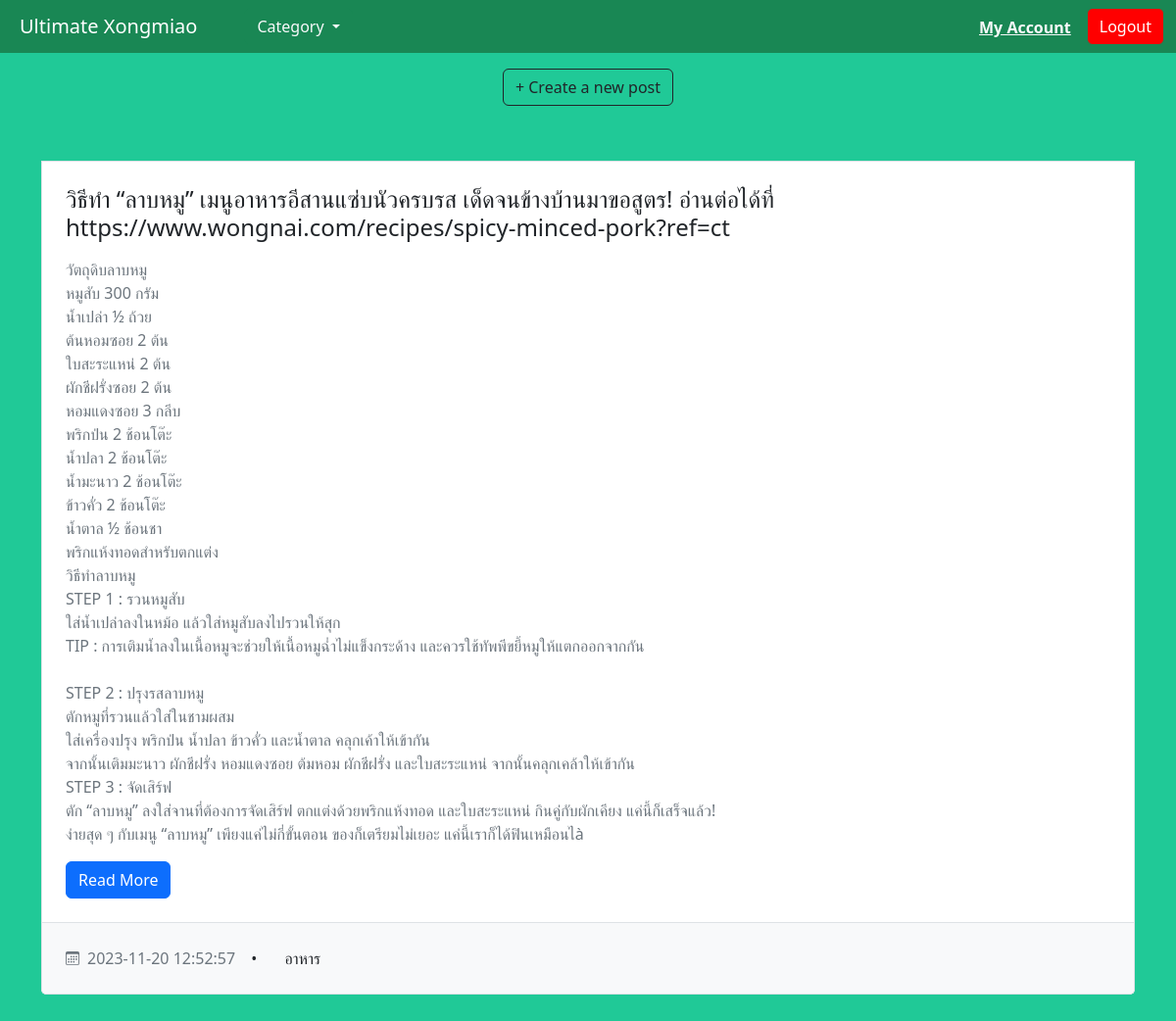
The app's page /index_each_category.php?uid=11&pid=11&cid=1 (signed in) with its own data.
### tables this page shows
CREATE TABLE `blog` (
  `blog_id` int(11) NOT NULL,
  `title` varchar(255) NOT NULL,
  `content` longtext NOT NULL,
  `profile_id` int(11) NOT NULL,
  `category_id` int(11) NOT NULL,
  `released_date` datetime NOT NULL
);

CREATE TABLE `category` (
  `category_id` int(11) NOT NULL,
  `category_name` varchar(30) NOT NULL
);

### logic.php (called while the page is built, shortened)
<?php
    include("connection.php");
    $cmd = "SELECT * FROM blog";
    $run = mysqli_query($conn, $cmd);
    if(isset($_REQUEST['cid'])){
        $cid = $_REQUEST['cid'];
        $cmd = "SELECT * FROM blog where category_id = {$cid}";
        $query_cat= mysqli_query($conn, $cmd);
    }
?>

### index_each_category.php (the view, shortened to what this page needs)
<?php
    include "logic.php";
?>
<!DOCTYPE html>
<html lang="en">
<head>
    <link href="https://cdn.jsdelivr.net/npm/bootstrap@5.0.2/dist/css/bootstrap.min.css" rel="stylesheet">
    <link rel="stylesheet" href="https://unpkg.com/bootstrap@5.3.2/dist/css/bootstrap.min.css">
    <link rel="stylesheet" href="https://unpkg.com/bs-brain@2.0.2/components/blogs/blog-4/assets/css/blog-4.css">
    <link rel="stylesheet" href="https://cdn.jsdelivr.net/npm/bootstrap@5.3.0/dist/css/bootstrap.min.css">
</head>
<body style="background-color: #20c997;">
    <nav class="navbar navbar-dark bg-success"  >
        <div class="container-fluid">
            <div class="row">
                <div class="col mt-1">
                    <a class="navbar-brand text-border p-2 " href="index.php">Ultimate Xongmiao</a>
                </div>
                <div class="col">
                    <div class="dropdown ">
                        <button class="btn btn-success dropdown-toggle text-light fw-medium" type="button" id="dropdownMenuButton1" data-bs-toggle="dropdown" aria-expanded="false">
                            Category
                        </button>
                    </div>
                </div>
            </div>
            <form  class="d-flex">
                <a  href="profile.php?pid=<?php echo $_SESSION['pid']?>" class="mx-3 mt-2 text-light fw-bold">My Account</a>
                <a href="login_page.php" class="btn btn-outline-success " style="background-color: red; color: white;">Logout</a>
            </form>
        </div>
    </nav>
    <div class="text-center">
        <a href="add.php?<?php echo "&uid={$_SESSION['user_id']}&pid={$_SESSION['pid']}"?>" class="btn btn-outline-dark mt-3">+ Create a new post</a>
    </div>
    <section class="py-3 py-md-5 py-xl-8">
        <div class="container overflow-hidden">
            <div class="row gy-4 gy-lg-0">
                <?php foreach($query_cat as $q){ ?>
                    <div class="col-12 col-lg-12 mt-2">
                        <article class="d-flex flex-column h-100">
                            <div class="card border-0 flex-grow-1">
                                <div class="card-body border bg-white p-4">
                                    <div class="entry-header mb-3">
                                        <h2 class="card-title entry-title h4 mb-0">
                                        <a class="link-dark text-decoration-none" href="#!"><?php echo $q['title'];?></a>
                                        </h2>
                                    </div>
                                    <p class="card-text entry-summary text-secondary mb-3">
                                        <?php echo substr($q['content'], 0, 2500);?>
                                    </p>
                                    <a href="view.php<?php echo "?bid={$q['blog_id']}&pid={$_SESSION['pid']}"; ?>" class="btn btn-primary m-0 text-nowrap entry-more" >Read More</a>
                                </div>
                                <div class="card-footer border border-top-0 bg-light p-4">
                                    <ul class="entry-meta list-unstyled d-flex align-items-center m-0">
                                        <li>
                                            <a class="fs-7 link-secondary text-decoration-none d-flex align-items-center" href="#!">
                                                <span   span class="ms-2 fs-7"><?php echo $q['released_date'];?></span>
                                            </a>
                                        </li>
                                        <li>
                                            <span class="px-3">&bull;</span>
                                            <?php
                                                $cmd = "SELECT category_name from category where category_id = '".$q['category_id']."'";
                                                $result = mysqli_query($conn,$cmd);
                                                $q1 = mysqli_fetch_array($result);
                                                $cname= $q1['category_name'];
                                            ?>
                                            <span   span class="ms-2 fs-10"><?php echo $cname;?></span>
                                        </li>
                                    </ul>
                                </div>
                            </div>
                        </article>
                    </div>
                <?php }?>
            </div>
        </div>
    </section>
</body>
</html>

### records on screen
blog: title "วิธีทำ “ลาบหมู” เมนูอาหารอีสานแซ่บนัวครบรส เด็ดจนข้างบ้านมาขอสูตร! อ่านต่อได้ที่ https://www.wongnai.com/recipes/spicy-minced-pork?ref=ct", content "วัตถุดิบลาบหมู หมูสับ 300 กรัม น้ำเปล่า ½ ถ้วย ต้นหอมซอย 2 ต้น ใบสะระแหน่ 2 ต้น ผักชีฝรั่งซอย 2 ต้น หอมแดงซอย 3 กลีบ พริกป่น 2 ช้อนโต๊ะ น้ำปลา 2 ช้อนโต๊ะ น้ำมะนาว 2 ช้อนโต๊ะ ข้าวคั่ว 2 ช้อนโต๊ะ น้ำตาล ½ ช้อนชา พริกแห้งทอดสำหรับตกแต่ง วิธีทําลาบหมู STEP 1 : รวนหมูสับ ใส่น้ำเปล่าลงในหม้อ แล้วใส่หมูสับลงไปรวนให้สุก TIP : การเติมน้ำลงในเนื้อหมูจะช่วยให้เนื้อหมูฉ่ำไม่แข็งกระด้าง และควรใช้ทัพพีขยี้หมูให้แตกออกจากกัน STEP 2 : ปรุงรสลาบหมู ตักหมูที่รวนแล้วใส่ในชามผสม ใส่เครื่องปรุง พริกป่น น้ำปลา ข้าวคั่ว และน้ำตาล คลุกเค้าให้เข้ากัน จากนั้นเติมมะนาว ผักชีฝรั่ง หอมแดงซอย ต้มหอม ผักชีฝรั่ง และใบสะระแหน่ จากนั้นคลุกเคล้าให้เข้ากัน STEP 3 : จัดเสิร์ฟ ตัก “ลาบหมู” ลงใส่จานที่ต้องการจัดเสิร์ฟ…", released_date "2023-11-20 12:52:57", category.category_name "อาหาร"
